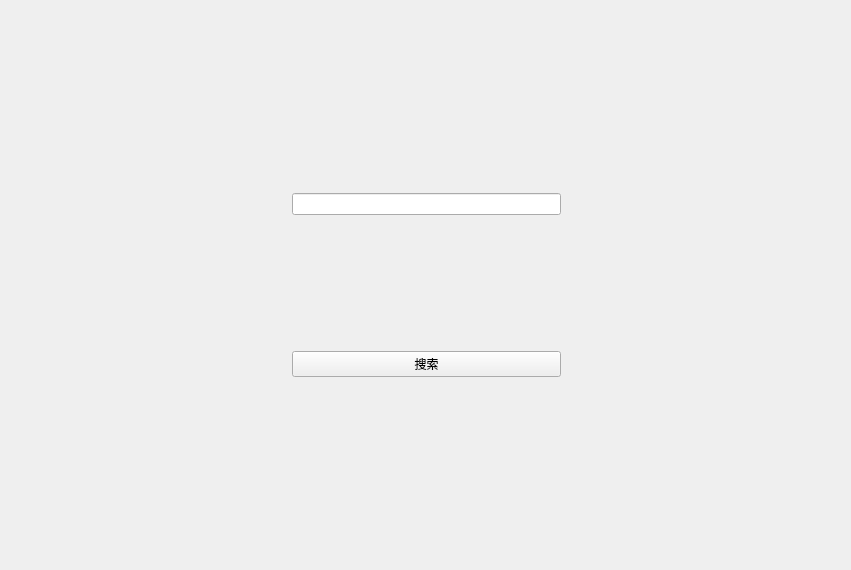
<?xml version="1.0" encoding="UTF-8"?>
<ui version="4.0">
 <class>MainWindow</class>
 <widget class="QWidget" name="MainWindow">
  <property name="geometry">
   <rect>
    <x>0</x>
    <y>0</y>
    <width>851</width>
    <height>570</height>
   </rect>
  </property>
  <property name="font">
   <font>
    <pointsize>9</pointsize>
   </font>
  </property>
  <property name="windowTitle">
   <string>MainWindow</string>
  </property>
  <property name="styleSheet">
   <string notr="true"/>
  </property>
  <layout class="QGridLayout" name="gridLayout">
   <property name="leftMargin">
    <number>0</number>
   </property>
   <property name="topMargin">
    <number>0</number>
   </property>
   <property name="rightMargin">
    <number>0</number>
   </property>
   <property name="bottomMargin">
    <number>0</number>
   </property>
   <item row="0" column="0">
    <widget class="QWidget" name="widget" native="true">
     <layout class="QGridLayout" name="gridLayout_2">
      <property name="leftMargin">
       <number>11</number>
      </property>
      <property name="topMargin">
       <number>9</number>
      </property>
      <item row="0" column="1">
       <spacer name="verticalSpacer_2">
        <property name="orientation">
         <enum>Qt::Vertical</enum>
        </property>
        <property name="sizeHint" stdset="0">
         <size>
          <width>20</width>
          <height>177</height>
         </size>
        </property>
       </spacer>
      </item>
      <item row="1" column="0">
       <spacer name="horizontalSpacer">
        <property name="orientation">
         <enum>Qt::Horizontal</enum>
        </property>
        <property name="sizeHint" stdset="0">
         <size>
          <width>281</width>
          <height>20</height>
         </size>
        </property>
       </spacer>
      </item>
      <item row="1" column="1">
       <layout class="QVBoxLayout" name="verticalLayout">
        <item>
         <widget class="LineEdit" name="editIp">
          <property name="minimumSize">
           <size>
            <width>0</width>
            <height>0</height>
           </size>
          </property>
          <property name="maximumSize">
           <size>
            <width>1999</width>
            <height>16777215</height>
           </size>
          </property>
          <property name="alignment">
           <set>Qt::AlignCenter</set>
          </property>
          <property name="placeholderText">
           <string/>
          </property>
         </widget>
        </item>
        <item>
         <spacer name="verticalSpacer">
          <property name="orientation">
           <enum>Qt::Vertical</enum>
          </property>
          <property name="sizeHint" stdset="0">
           <size>
            <width>20</width>
            <height>48</height>
           </size>
          </property>
         </spacer>
        </item>
        <item>
         <layout class="QHBoxLayout" name="horizontalLayout">
          <item>
           <widget class="QPushButton" name="btnFind">
            <property name="minimumSize">
             <size>
              <width>0</width>
              <height>0</height>
             </size>
            </property>
            <property name="maximumSize">
             <size>
              <width>1100</width>
              <height>16777215</height>
             </size>
            </property>
            <property name="text">
             <string>搜索</string>
            </property>
           </widget>
          </item>
         </layout>
        </item>
       </layout>
      </item>
      <item row="1" column="2">
       <spacer name="horizontalSpacer_2">
        <property name="orientation">
         <enum>Qt::Horizontal</enum>
        </property>
        <property name="sizeHint" stdset="0">
         <size>
          <width>281</width>
          <height>20</height>
         </size>
        </property>
       </spacer>
      </item>
      <item row="2" column="1">
       <spacer name="verticalSpacer_3">
        <property name="orientation">
         <enum>Qt::Vertical</enum>
        </property>
        <property name="sizeHint" stdset="0">
         <size>
          <width>20</width>
          <height>177</height>
         </size>
        </property>
       </spacer>
      </item>
     </layout>
    </widget>
   </item>
  </layout>
 </widget>
 <customwidgets>
  <customwidget>
   <class>LineEdit</class>
   <extends>QLineEdit</extends>
   <header>MainWindow.h</header>
  </customwidget>
 </customwidgets>
 <resources/>
 <connections/>
</ui>
